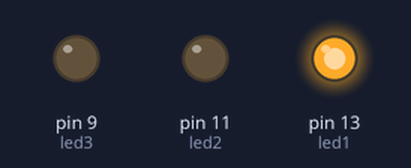
Bench run of a sketch on a simulated Arduino Uno, built with avr-gcc and run on an emulated ATmega328P. Shown: output pins drawn as LEDs (lit = HIGH).

Above: at 0.2 s.
At 1.0 s:
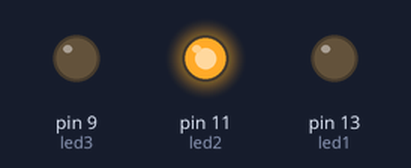
At 3.2 s:
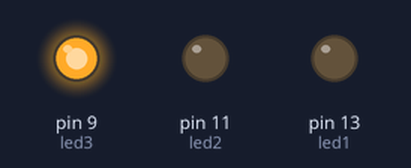
At 5.5 s:
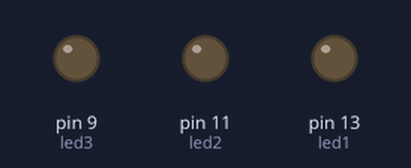
Timing chart, 0 to 8.1 s (numbered marks = the images above):
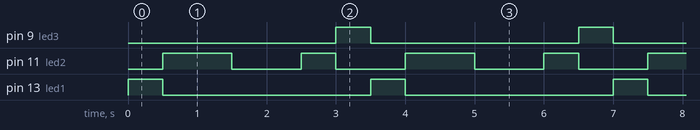

The sketch:

traffic_led.ino
```cpp
// Arduino LED Pattern (Custom Timing)
// Author: Pratham Bang
// Description: Controls three LEDs with a mixed timing sequence.

const int led1 = 13;
const int led2 = 11;
const int led3 = 9;

void setup() {
  pinMode(led1, OUTPUT);
  pinMode(led2, OUTPUT);
  pinMode(led3, OUTPUT);
}

void loop() {
  // Step 1: LED1 ON
  digitalWrite(led1, HIGH);
  digitalWrite(led2, LOW);
  digitalWrite(led3, LOW);
  delay(500);

  // Step 2: LED2 blinking pattern
  digitalWrite(led1, LOW);
  digitalWrite(led2, HIGH);
  delay(1000);

  digitalWrite(led2, LOW);
  delay(1000);

  digitalWrite(led2, HIGH);

  // Ensure LED3 is OFF before next step
  digitalWrite(led3, LOW);
  delay(500);

  // Step 3: LED3 ON
  digitalWrite(led1, LOW);
  digitalWrite(led2, LOW);
  digitalWrite(led3, HIGH);
  delay(500);
}
```

Measured:
- by itself, pin 9 (led3), pin 13 (led1): alternates HIGH for 0.50 s and LOW for 3.0 s
- by itself, pin 11 (led2): repeats every 3.5 s: LOW 1.0 s, HIGH 0.50 s, LOW 1.0 s, HIGH 1.0 s
- by itself, everything shown: repeats every 3.5 s, in 5 steps
